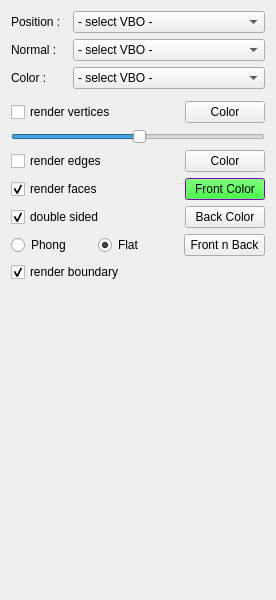
<?xml version="1.0" encoding="UTF-8"?>
<ui version="4.0">
 <class>Surface_Render_TabWidget</class>
 <widget class="QWidget" name="Surface_Render_TabWidget">
  <property name="geometry">
   <rect>
    <x>0</x>
    <y>0</y>
    <width>276</width>
    <height>600</height>
   </rect>
  </property>
  <property name="windowTitle">
   <string>Form</string>
  </property>
  <layout class="QGridLayout" name="gridLayout">
   <item row="16" column="0" colspan="3">
    <widget class="QCheckBox" name="check_renderBoundary">
     <property name="text">
      <string>render boundary</string>
     </property>
     <property name="checked">
      <bool>true</bool>
     </property>
    </widget>
   </item>
   <item row="0" column="2">
    <widget class="QComboBox" name="combo_positionVBO">
     <property name="sizePolicy">
      <sizepolicy hsizetype="Expanding" vsizetype="Fixed">
       <horstretch>0</horstretch>
       <verstretch>0</verstretch>
      </sizepolicy>
     </property>
     <item>
      <property name="text">
       <string>- select VBO -</string>
      </property>
     </item>
    </widget>
   </item>
   <item row="2" column="0">
    <widget class="QLabel" name="label_4">
     <property name="text">
      <string>Color :</string>
     </property>
    </widget>
   </item>
   <item row="1" column="0">
    <widget class="QLabel" name="label_3">
     <property name="text">
      <string>Normal :</string>
     </property>
    </widget>
   </item>
   <item row="1" column="2">
    <widget class="QComboBox" name="combo_normalVBO">
     <property name="sizePolicy">
      <sizepolicy hsizetype="MinimumExpanding" vsizetype="Fixed">
       <horstretch>0</horstretch>
       <verstretch>0</verstretch>
      </sizepolicy>
     </property>
     <item>
      <property name="text">
       <string>- select VBO -</string>
      </property>
     </item>
    </widget>
   </item>
   <item row="2" column="2">
    <widget class="QComboBox" name="combo_colorVBO">
     <property name="sizePolicy">
      <sizepolicy hsizetype="MinimumExpanding" vsizetype="Fixed">
       <horstretch>0</horstretch>
       <verstretch>0</verstretch>
      </sizepolicy>
     </property>
     <item>
      <property name="text">
       <string>- select VBO -</string>
      </property>
     </item>
    </widget>
   </item>
   <item row="0" column="0">
    <widget class="QLabel" name="label_2">
     <property name="text">
      <string>Position :</string>
     </property>
    </widget>
   </item>
   <item row="3" column="0" colspan="3">
    <widget class="Line" name="line"/>
   </item>
   <item row="6" column="0" colspan="3">
    <layout class="QHBoxLayout" name="horizontalLayout_3">
     <item>
      <widget class="QCheckBox" name="check_renderEdges">
       <property name="text">
        <string>render edges</string>
       </property>
      </widget>
     </item>
     <item>
      <spacer name="horizontalSpacer_3">
       <property name="orientation">
        <enum>Qt::Horizontal</enum>
       </property>
       <property name="sizeHint" stdset="0">
        <size>
         <width>40</width>
         <height>20</height>
        </size>
       </property>
      </spacer>
     </item>
     <item>
      <widget class="QPushButton" name="edgeColorButton">
       <property name="sizePolicy">
        <sizepolicy hsizetype="Preferred" vsizetype="Minimum">
         <horstretch>0</horstretch>
         <verstretch>0</verstretch>
        </sizepolicy>
       </property>
       <property name="maximumSize">
        <size>
         <width>16777215</width>
         <height>32</height>
        </size>
       </property>
       <property name="text">
        <string>Color</string>
       </property>
      </widget>
     </item>
    </layout>
   </item>
   <item row="4" column="0" colspan="3">
    <layout class="QHBoxLayout" name="horizontalLayout_4">
     <item>
      <widget class="QCheckBox" name="check_renderVertices">
       <property name="text">
        <string>render vertices</string>
       </property>
      </widget>
     </item>
     <item>
      <spacer name="horizontalSpacer">
       <property name="orientation">
        <enum>Qt::Horizontal</enum>
       </property>
       <property name="sizeHint" stdset="0">
        <size>
         <width>40</width>
         <height>20</height>
        </size>
       </property>
      </spacer>
     </item>
     <item>
      <widget class="QPushButton" name="vertexColorButton">
       <property name="sizePolicy">
        <sizepolicy hsizetype="Preferred" vsizetype="Preferred">
         <horstretch>0</horstretch>
         <verstretch>0</verstretch>
        </sizepolicy>
       </property>
       <property name="maximumSize">
        <size>
         <width>16777215</width>
         <height>32</height>
        </size>
       </property>
       <property name="text">
        <string>Color</string>
       </property>
      </widget>
     </item>
    </layout>
   </item>
   <item row="5" column="0" colspan="3">
    <widget class="QSlider" name="slider_verticesScaleFactor">
     <property name="value">
      <number>50</number>
     </property>
     <property name="orientation">
      <enum>Qt::Horizontal</enum>
     </property>
    </widget>
   </item>
   <item row="7" column="0" colspan="3">
    <layout class="QHBoxLayout" name="horizontalLayout_2">
     <item>
      <widget class="QCheckBox" name="check_renderFaces">
       <property name="text">
        <string>render faces</string>
       </property>
       <property name="checked">
        <bool>true</bool>
       </property>
      </widget>
     </item>
     <item>
      <spacer name="horizontalSpacer_2">
       <property name="orientation">
        <enum>Qt::Horizontal</enum>
       </property>
       <property name="sizeHint" stdset="0">
        <size>
         <width>40</width>
         <height>20</height>
        </size>
       </property>
      </spacer>
     </item>
     <item>
      <widget class="QPushButton" name="frontColorButton">
       <property name="sizePolicy">
        <sizepolicy hsizetype="Preferred" vsizetype="Minimum">
         <horstretch>0</horstretch>
         <verstretch>0</verstretch>
        </sizepolicy>
       </property>
       <property name="maximumSize">
        <size>
         <width>16777215</width>
         <height>32</height>
        </size>
       </property>
       <property name="palette">
        <palette>
         <active>
          <colorrole role="WindowText">
           <brush brushstyle="SolidPattern">
            <color alpha="255">
             <red>255</red>
             <green>0</green>
             <blue>0</blue>
            </color>
           </brush>
          </colorrole>
          <colorrole role="Button">
           <brush brushstyle="SolidPattern">
            <color alpha="255">
             <red>0</red>
             <green>255</green>
             <blue>0</blue>
            </color>
           </brush>
          </colorrole>
          <colorrole role="Base">
           <brush brushstyle="SolidPattern">
            <color alpha="255">
             <red>255</red>
             <green>255</green>
             <blue>255</blue>
            </color>
           </brush>
          </colorrole>
          <colorrole role="Window">
           <brush brushstyle="SolidPattern">
            <color alpha="255">
             <red>170</red>
             <green>0</green>
             <blue>255</blue>
            </color>
           </brush>
          </colorrole>
         </active>
         <inactive>
          <colorrole role="WindowText">
           <brush brushstyle="SolidPattern">
            <color alpha="255">
             <red>255</red>
             <green>0</green>
             <blue>0</blue>
            </color>
           </brush>
          </colorrole>
          <colorrole role="Button">
           <brush brushstyle="SolidPattern">
            <color alpha="255">
             <red>0</red>
             <green>255</green>
             <blue>0</blue>
            </color>
           </brush>
          </colorrole>
          <colorrole role="Base">
           <brush brushstyle="SolidPattern">
            <color alpha="255">
             <red>255</red>
             <green>255</green>
             <blue>255</blue>
            </color>
           </brush>
          </colorrole>
          <colorrole role="Window">
           <brush brushstyle="SolidPattern">
            <color alpha="255">
             <red>170</red>
             <green>0</green>
             <blue>255</blue>
            </color>
           </brush>
          </colorrole>
         </inactive>
         <disabled>
          <colorrole role="WindowText">
           <brush brushstyle="SolidPattern">
            <color alpha="255">
             <red>143</red>
             <green>146</green>
             <blue>147</blue>
            </color>
           </brush>
          </colorrole>
          <colorrole role="Button">
           <brush brushstyle="SolidPattern">
            <color alpha="255">
             <red>0</red>
             <green>255</green>
             <blue>0</blue>
            </color>
           </brush>
          </colorrole>
          <colorrole role="Base">
           <brush brushstyle="SolidPattern">
            <color alpha="255">
             <red>170</red>
             <green>0</green>
             <blue>255</blue>
            </color>
           </brush>
          </colorrole>
          <colorrole role="Window">
           <brush brushstyle="SolidPattern">
            <color alpha="255">
             <red>170</red>
             <green>0</green>
             <blue>255</blue>
            </color>
           </brush>
          </colorrole>
         </disabled>
        </palette>
       </property>
       <property name="text">
        <string>Front Color</string>
       </property>
      </widget>
     </item>
    </layout>
   </item>
   <item row="18" column="0" colspan="3">
    <spacer name="verticalSpacer">
     <property name="orientation">
      <enum>Qt::Vertical</enum>
     </property>
     <property name="sizeHint" stdset="0">
      <size>
       <width>156</width>
       <height>161</height>
      </size>
     </property>
    </spacer>
   </item>
   <item row="8" column="0" colspan="3">
    <layout class="QHBoxLayout" name="horizontalLayout_5">
     <item>
      <widget class="QCheckBox" name="check_doubleSided">
       <property name="text">
        <string>double sided</string>
       </property>
       <property name="checked">
        <bool>true</bool>
       </property>
      </widget>
     </item>
     <item>
      <spacer name="horizontalSpacer_4">
       <property name="orientation">
        <enum>Qt::Horizontal</enum>
       </property>
       <property name="sizeHint" stdset="0">
        <size>
         <width>40</width>
         <height>20</height>
        </size>
       </property>
      </spacer>
     </item>
     <item>
      <widget class="QPushButton" name="backColorButton">
       <property name="sizePolicy">
        <sizepolicy hsizetype="Preferred" vsizetype="Minimum">
         <horstretch>0</horstretch>
         <verstretch>0</verstretch>
        </sizepolicy>
       </property>
       <property name="maximumSize">
        <size>
         <width>16777215</width>
         <height>32</height>
        </size>
       </property>
       <property name="text">
        <string>Back Color</string>
       </property>
      </widget>
     </item>
    </layout>
   </item>
   <item row="14" column="0" colspan="3">
    <layout class="QHBoxLayout" name="horizontalLayout">
     <item>
      <widget class="QRadioButton" name="radio_phongShading">
       <property name="text">
        <string>Phong</string>
       </property>
       <attribute name="buttonGroup">
        <string notr="true">group_faceShading</string>
       </attribute>
      </widget>
     </item>
     <item>
      <widget class="QRadioButton" name="radio_flatShading">
       <property name="text">
        <string>Flat</string>
       </property>
       <property name="checked">
        <bool>true</bool>
       </property>
       <attribute name="buttonGroup">
        <string notr="true">group_faceShading</string>
       </attribute>
      </widget>
     </item>
     <item>
      <widget class="QPushButton" name="bothColorButton">
       <property name="sizePolicy">
        <sizepolicy hsizetype="Preferred" vsizetype="Minimum">
         <horstretch>0</horstretch>
         <verstretch>0</verstretch>
        </sizepolicy>
       </property>
       <property name="maximumSize">
        <size>
         <width>16777215</width>
         <height>32</height>
        </size>
       </property>
       <property name="text">
        <string>Front n Back</string>
       </property>
      </widget>
     </item>
    </layout>
   </item>
  </layout>
 </widget>
 <resources/>
 <connections/>
 <buttongroups>
  <buttongroup name="group_faceShading"/>
 </buttongroups>
</ui>
